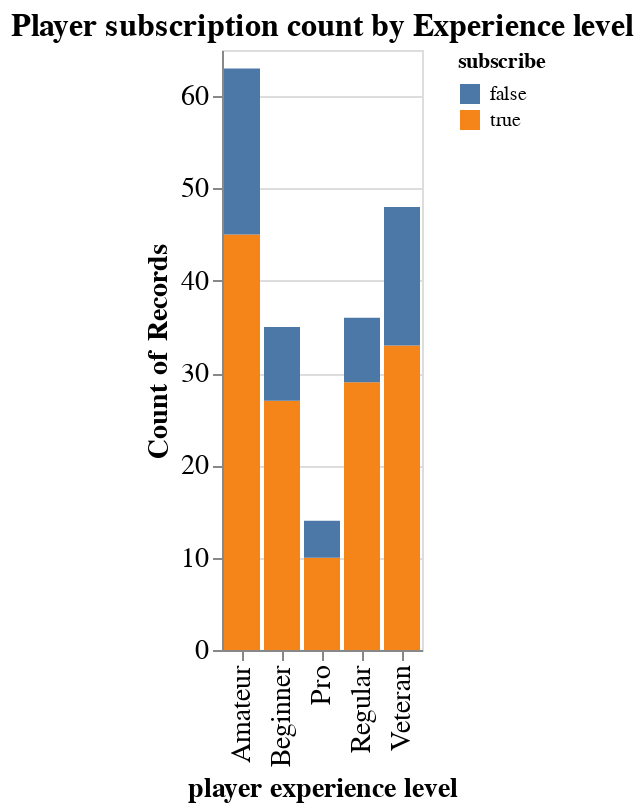

Notebook code for this chart:
### Markdown cell above
### Experience vs Subscribe

### Code cell
import altair as alt

experience_plot = alt.Chart(players).mark_bar().encode(
    x=alt.X('experience').title('player experience level'),
    y='count()',
    color='subscribe'
).properties(title='Player subscription count by Experience level'
).configure_axis(labelFontSize=14, titleFontSize=14).configure_title(fontSize=16)
experience_plot

### Figure 1 — Vega-Lite specification as saved in the notebook (floating-point values rounded to 4 significant figures; data arrays with more than 128 entries replaced by an {"elided": "..."} marker saying what was removed)
{"config": {"view": {"continuousWidth": 300, "continuousHeight": 300}, "axis": {"labelFontSize": 14, "titleFontSize": 14}, "title": {"fontSize": 16}}, "data": {"name": "data-fdc6456718b4d81338dba942bcd117b2"}, "mark": {"type": "bar"}, "encoding": {"color": {"field": "subscribe", "type": "nominal"}, "x": {"field": "experience", "title": "player experience level", "type": "nominal"}, "y": {"aggregate": "count", "type": "quantitative"}}, "title": "Player subscription count by Experience level", "$schema": "https://vega.github.io/schema/vega-lite/v5.20.1.json", "datasets": {"data-fdc6456718b4d81338dba942bcd117b2": {"elided": "196 records"}}}
